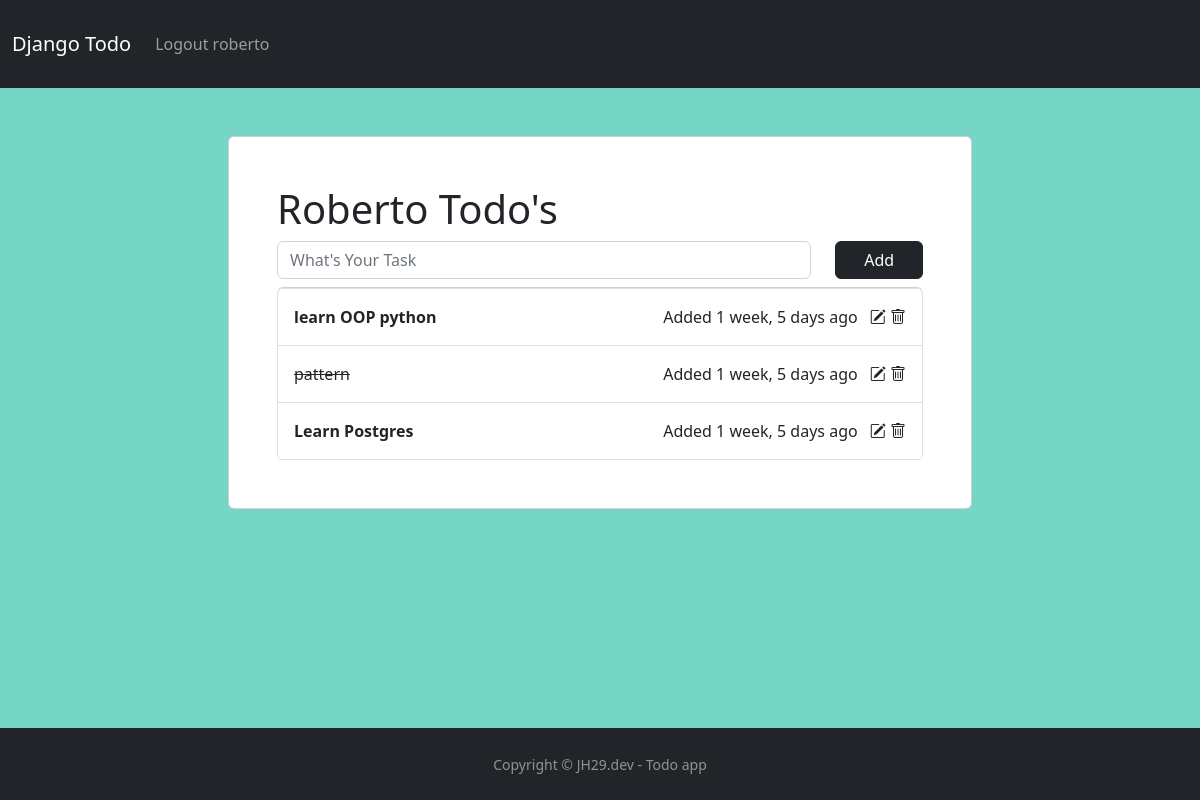
Screenshot of / (signed in) with the database file from the repository.
### todo/models.py (models this page shows)
class Todo(models.Model):
    user = models.ForeignKey(User,on_delete=models.CASCADE)
    title = models.CharField(max_length=300)
    status=models.BooleanField(default=False)
    created_at=models.DateTimeField(auto_now_add=True)
    updated_at=models.DateTimeField(auto_now=True)

### todo/views.py (the view, shortened to what this page needs)
# urls.py: path("", views.home, name="home"),
@login_required(login_url="signin-user")
def home(request):
    todos = Todo.objects.all().filter(user=request.user)
    if request.method == "GET":
        return render(request, "home.html", {"todos": todos})

### templates/home.html (shortened to what this page needs)
{% extends 'base.html' %} {% block content %}
<section>
	<div class="container">
		<div class="row mx-auto my-5">
			<div class="col-md-8 mx-auto card p-5">
				<h1>{{request.user.username | capfirst}} Todo's</h1>
				<form class="row" method="POST" action="{% url 'home' %}">
					<div class="col-md-10">
						<div class="input-group">
							<input
								type="text"
								class="form-control"
								name="task"
								placeholder="What's Your Task"
							/>
						</div>
					</div>
					<div class="col-md-2">
						<div class="d-grid gap-2">
							<button class="btn btn-dark" type="submit">Add</button>
						</div>
					</div>
				</form>
				<ul class="list-group mt-2">
					{% for todo in todos%}
					<li class="list-group-item p-3">
						<div class="d-flex justify-content-between">
							<span
								class="d-flex align-items-center {% if todo.status%} text-decoration-line-through {% else %}fw-semibold {% endif %}"
							>
								{{todo.title}}
							</span>
							<div class="">
								<span>Added {{todo.created_at | timesince }} ago</span>
								<span class="ms-2">
									<a
										href="{% url 'edit-todo' todo.id%}"
										class="text-decoration-none link-dark"
										><i class="bi bi-pencil-square"></i
									></a>
									<a
										href="{% url 'delete-todo' todo.id %}"
										class="text-decoration-none link-dark"
										onclick="window.confirm('Are You Sure')"
									>
										<i class="bi bi-trash"></i
									></a>
								</span>
							</div>
						</div>
					</li>
					{% endfor %}
				</ul>
			</div>
		</div>
	</div>
</section>
{% endblock content %}

### templates/base.html (shortened to what this page needs)
<!DOCTYPE html>
<html lang="en">
	<head>
		<link
			href="https://cdn.jsdelivr.net/npm/bootstrap@5.2.0-beta1/dist/css/bootstrap.min.css"
			rel="stylesheet"
		/>
		<link
			rel="stylesheet"
			href="https://cdn.jsdelivr.net/npm/bootstrap-icons@1.8.3/font/bootstrap-icons.css"
		/>
	</head>
	<body style="background-color: #75d6c6">
	    {% include 'includes/navbar.html' %}
		{% block content %}{% endblock content %}
        {% include 'includes/footer.html' %}
	</body>
</html>

### templates/includes/navbar.html (shortened to what this page needs)
<nav class="navbar navbar-expand-lg bg-dark navbar-dark py-4">
    <div class="container-fluid">
        <a class="navbar-brand" href="{% url 'home' %}">Django Todo</a>
        <div class="collapse navbar-collapse" id="navbarSupportedContent">
            <ul class="navbar-nav me-auto mb-2 mb-lg-0">
                {% if request.user.is_authenticated %}
                <li class="nav-item">
                    <a class="nav-link " aria-current="page" href="{% url 'logout' %}">Logout {{request.user.username}}</a>
                </li>
                {% endif %}
            </ul>
        </div>
    </div>
</nav>

### templates/includes/footer.html
<footer class="flex-shrink-0 py-4 bg-dark text-white-50 fixed-bottom ">
    <div class="container text-center">
      <small>Copyright &copy; JH29.dev - Todo app</small>
    </div>
  </footer>

### rows the page displays
Todo: title "learn OOP python", created_at "1 week, 5 days"
Todo: title "pattern", created_at "1 week, 5 days"
Todo: title "Learn Postgres", created_at "1 week, 5 days"

### other values shown
{{ request.user.username }} "roberto"
{{ request.user.username | capfirst }} "Roberto"
